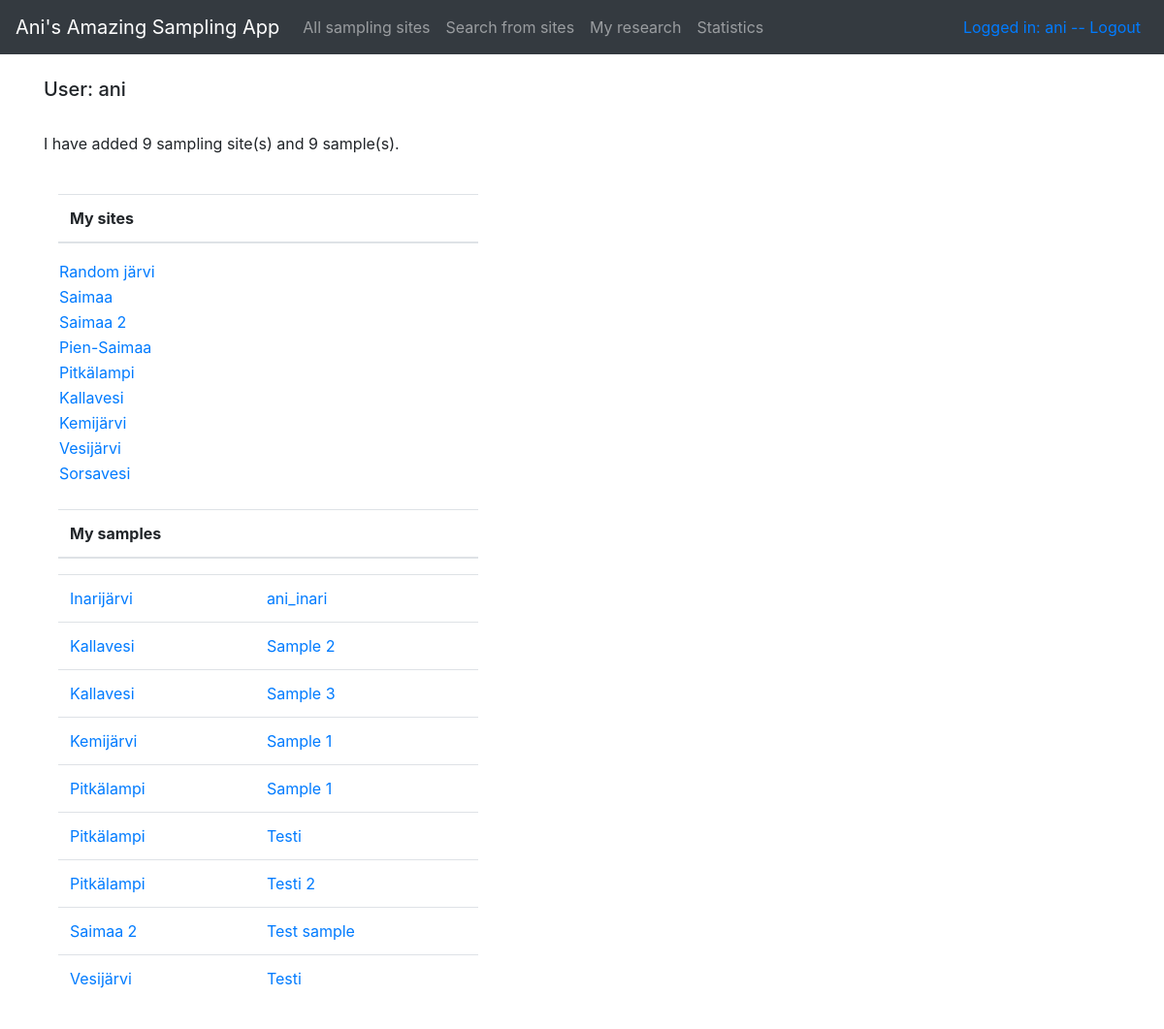
/auth/own (signed in), run on an earlier commit of the app's database.
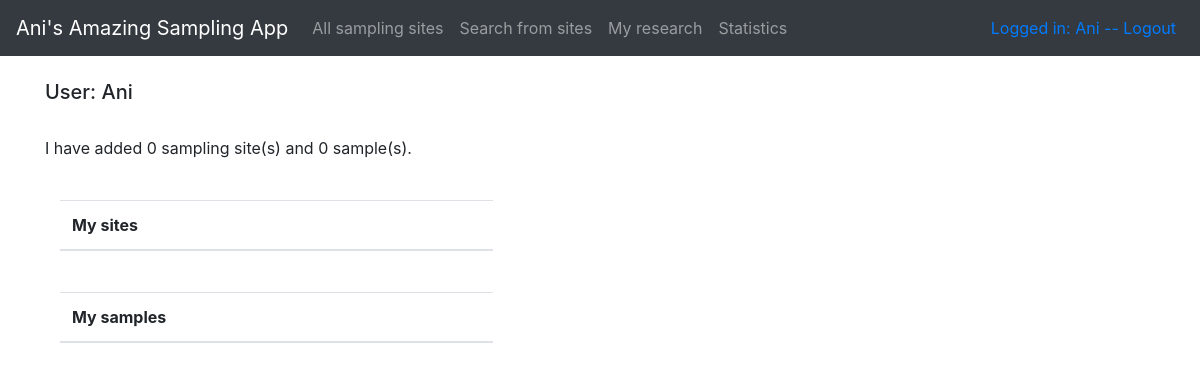
And on a later commit of the database.
### application/auth/models.py (models this page shows, shortened)
class User(Base):
    __tablename__="account"
    name = db.Column(db.String(144), nullable=False)
    username = db.Column(db.String(144), nullable=False)
    password = db.Column(db.String(144), nullable=False)
    mysites = db.relationship("Site", cascade="all, delete-orphan", secondary=users_sites,
        backref=db.backref('mysites', lazy='dynamic'), single_parent=True)
    mysamples = db.relationship("Sample", cascade="all, delete-orphan", secondary=users_samples,
        backref=db.backref('mysites', lazy='dynamic'), single_parent=True)
    @staticmethod
    def count_users_sites(userid):
        stmt = text("SELECT COUNT(users_sites.site_id)"
                    " FROM users_sites"
                    " WHERE user_id = :userid").params(userid=userid)
        result = db.engine.execute(stmt)
        return result.fetchone()[0]
    @staticmethod
    def count_users_samples(userid):
        stmt = text("SELECT COUNT(users_samples.sample_id)"
                    " FROM users_samples"
                    " WHERE user_id = :userid").params(userid=userid)
        result = db.engine.execute(stmt)
        return result.fetchone()[0]
    @staticmethod
    def list_users_sites(userid):
        stmt = text("SELECT site.id AS siteid, site.name AS sitename"
                    " FROM site"
                    " LEFT JOIN users_sites ON site.id = users_sites.site_id"
                    " WHERE users_sites.user_id = :userid").params(userid=userid)
        res = db.engine.execute(stmt)
        response = []
        for row in res:
            response.append({"siteid":row[0], "sitename":row[1]})
        return response
    @staticmethod
    def list_users_samples(userid):
        stmt = text("SELECT site.id as siteid, site.name as sitename, sample.samplename as samplename, sample.id as sampleid"
        " FROM users_samples"
        " JOIN sample ON sample.id = users_samples.sample_id"
        " JOIN site ON site.id = sample.site_id"
        " WHERE users_samples.user_id = :userid"
        " ORDER BY site.name").params(userid=userid)
        res = db.engine.execute(stmt)
        response = []
        for row in res:
            response.append({"siteid":row[0], "sitename":row[1], "samplename":row[2], "sampleid":row[3]})
        return response

### application/sites/models.py (models this page shows, shortened)
class Site(Base):
    __tablename__="site"
    name = db.Column(db.String(144), nullable=False, index=True)
    samples = db.relationship("Sample", backref="site", lazy=True, cascade="all, delete-orphan", single_parent=True)

### application/samples/models.py (models this page shows, shortened)
class Sample(Base):
    __tablename__="sample"
    samplename = db.Column(db.String(144), nullable=False)
    sampletype = db.Column(db.String(144), nullable=False, index=True)
    species = db.Column(db.String(144), nullable=False, index=True)
    amount = db.Column(db.String(144), nullable=False)
    site_id = db.Column(db.Integer, db.ForeignKey('site.id'),
                           nullable=False)

### application/auth/views.py (the view)
@app.route("/auth/own", methods=["GET"])
@login_required()
def auth_account():
    users_sites = current_user.count_users_sites(current_user.id)
    users_samples = current_user.count_users_samples(current_user.id)
    list_users_sites = current_user.list_users_sites(current_user.id)
    list_users_samples = current_user.list_users_samples(current_user.id)
    return render_template("auth/ownaccount.html", user=current_user, list_users_samples=list_users_samples,
        users_sites=users_sites, users_samples=users_samples, list_users_sites = list_users_sites)

### application/__init__.py (called while the page is built)
def login_required(role="ANY"):
    def wrapper(fn):
        @wraps(fn)
        def decorated_view(*args, **kwargs):
            if not current_user:
                return login_manager.unauthorized()
            if not current_user.is_authenticated:
                return login_manager.unauthorized()
            unauthorized = False
            if role != "ANY":
                unauthorized = True
                for user_role in current_user.roles():
                    if user_role == role:
                        unauthorized = False
                        break
            if unauthorized:
                return login_manager.unauthorized()
            return fn(*args, **kwargs)
        return decorated_view
    return wrapper

@login_manager.user_loader
def load_user(user_id):
    return User.query.get(user_id)

### application/templates/auth/ownaccount.html
{% extends "layout.html" %}
{% block body %}
<form method="GET" action="{{ url_for('auth_account') }}">
    <h5>User: {{ user.name }}</h5>
    <br>
    <p>I have added {{ users_sites }} sampling site(s) and {{ users_samples }} sample(s).</p>
    <br>
    <div class="col-5">
        <table class="table">
            <thead>
                <th>My sites</th>
            </thead>
        </table>
    </div>
    <div class="col-5">
        <table>
            <tbody>
                {% for site in list_users_sites %}
                <tr>
                    <td>
                        <a href="{{ url_for('sites_show_one_site', site_id=site.siteid) }}">{{ site.sitename }}</a>
                    </td>
                </tr>
                {% endfor %}
            </tbody>
        </table>
    </div>
    <br>
    <div class="col-5">
        <table class="table">
            <thead>
                <th>My samples</th>
            </thead>
        </table>
    </div>
    <div class="col-5">
        <table class="table">
            <tbody>
                {% for sample in list_users_samples %}
                <tr>
                    <td>
                        <a href="{{ url_for('sites_show_one_site', site_id=sample.siteid) }}">{{ sample.sitename }}</a>
                    </td>
                    <td>
                        <a href="{{ url_for('samples_show_one_sample', sample_id=sample.sampleid) }}">{{ sample.samplename}}</a>
                    </td>
                </tr>
                {% endfor %}
            </tbody>
        </table>
    </div>
    <br>
</form>
{% endblock %}

### application/templates/layout.html (shortened to what this page needs)
<!DOCTYPE html>
<html>
<head>
  <link rel="stylesheet" href="https://maxcdn.bootstrapcdn.com/bootstrap/4.0.0/css/bootstrap.min.css"
>
</head>
<body>
  <nav class="navbar navbar-expand-md navbar-dark bg-dark mb-4">
    <a class="navbar-brand" href={{ url_for('index') }}>Ani's Amazing Sampling App</a>
    <div class="collapse navbar-collapse" id="navbarCollapse">
      <ul class="navbar-nav mr-auto">
        <li class="nav-item">
          <a class="nav-link" href="{{ url_for('sites_index') }} ">All sampling sites</a>
        </li>
        <li class="nav-item">
          <a class="nav-link" href="{{ url_for('sites_search') }}">Search from sites</a>
        </li>
        {% if current_user.is_authenticated %}
        <li class="nav-item">
          <a class="nav-link" href="{{ url_for('auth_account') }} ">My research</a>
        </li>
        <li class="nav-item">
          <a class="nav-link" href="{{ url_for('see_statistics') }} ">Statistics</a>
        </li>
        {% endif %}
      </ul>
      <div class="form-inline mt-2 mt-md-0 ml-auto">
        <ul class="navbar-nav ml-auto">
          <li class="nav-item active px-2">
            {% if current_user.is_authenticated %}
            <a href="{{ url_for('auth_logout') }}">Logged in: {{ current_user.name }} -- Logout</a>
            {% else %}
            <a href="{{ url_for('auth_login') }}">Login</a>
          </li>
          <li class="nav-item active px-2">
            <a href="{{ url_for('auth_form') }}">Create a new account</a>
          </li>
          {% endif %}
        </ul>
      </div>
  </nav>
  <main role="main" class="container">
    {% block body %}{% endblock %}
  </main>
</body>
</html>

What changed in the data, as far as the page shows it:
removed Site: sitename "Random järvi"
removed Site: sitename "Saimaa"
removed Site: sitename "Saimaa 2"
removed Site: sitename "Pien-Saimaa"
removed Site: sitename "Pitkälampi"
removed Site: sitename "Kallavesi"
removed Site: sitename "Kemijärvi"
removed Site: sitename "Vesijärvi"
removed Site: sitename "Sorsavesi"
removed Sample: sitename "Inarijärvi", samplename "ani_inari"
removed Sample: sitename "Kallavesi", samplename "Sample 2"
removed Sample: sitename "Kallavesi", samplename "Sample 3"
removed Sample: sitename "Kemijärvi", samplename "Sample 1"
removed Sample: sitename "Pitkälampi", samplename "Sample 1"
removed Sample: sitename "Pitkälampi", samplename "Testi"
removed Sample: sitename "Pitkälampi", samplename "Testi 2"
removed Sample: sitename "Saimaa 2", samplename "Test sample"
removed Sample: sitename "Vesijärvi", samplename "Testi"
changed User: name "ani" → "Ani"
Also different on the page:
{{ users_sites }}: "9" → "0"
{{ users_samples }}: "9" → "0"
